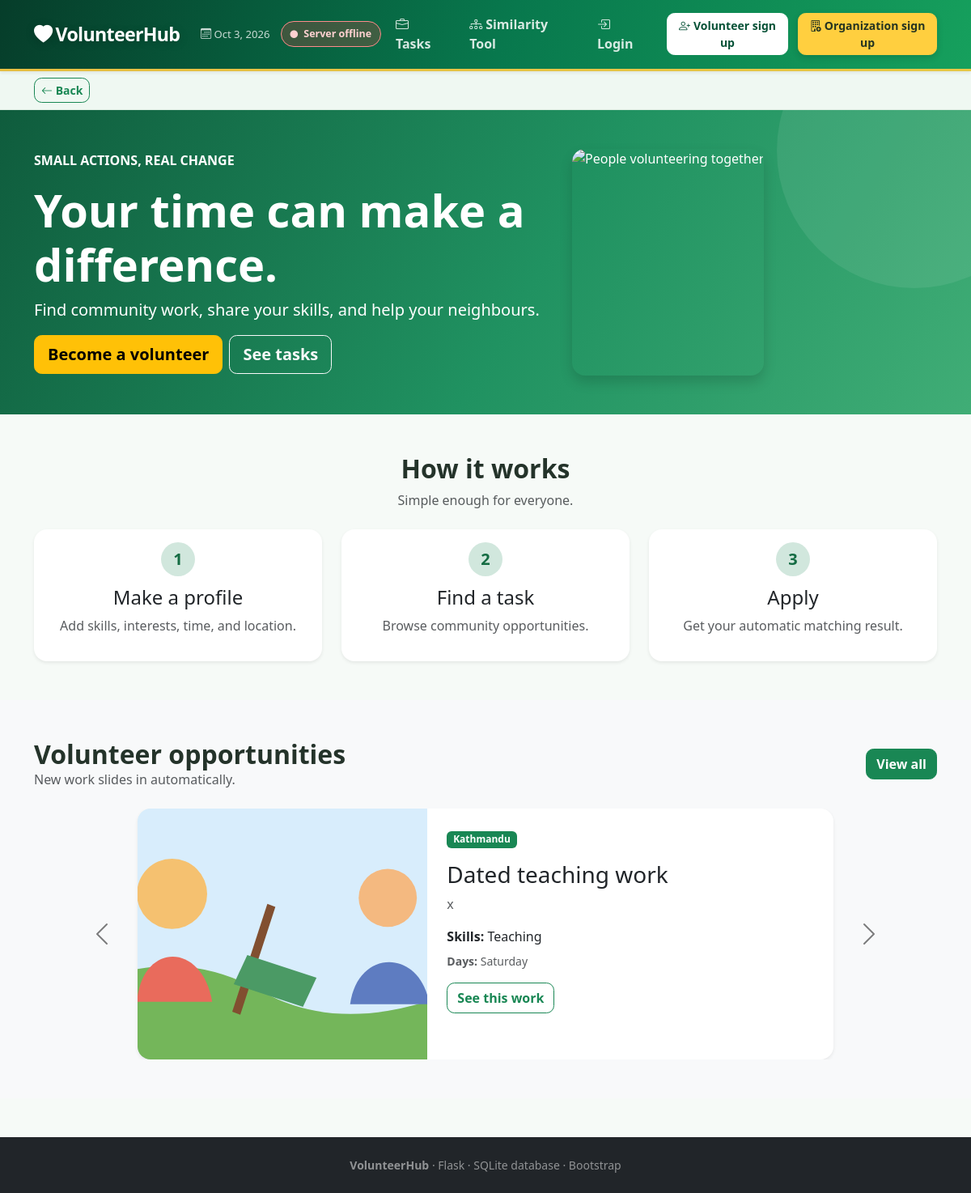
The page / on the database its author committed.
### tables this page shows
CREATE TABLE tasks (id INTEGER PRIMARY KEY AUTOINCREMENT, title TEXT NOT NULL, description TEXT NOT NULL, required_skills TEXT DEFAULT '', interests TEXT DEFAULT '', availability TEXT DEFAULT '', location TEXT DEFAULT '', image_filename TEXT, organization_id INTEGER, start_date TEXT, end_date TEXT);

### app.py (the view)
@app.route("/")
def home(): return render_template("index.html",tasks=db().execute("SELECT * FROM tasks ORDER BY id DESC LIMIT 10").fetchall())

### app.py (called while the page is built)
def db():
    if "db" not in g:
        g.db=sqlite3.connect(app.config["DATABASE"]); g.db.row_factory=sqlite3.Row
    return g.db

@app.teardown_appcontext
def close(error=None):
    if g.get("db"): g.db.close()

@app.context_processor
def nav():
    photo=None
    if session.get("role")=="volunteer":
        row=db().execute("SELECT photo_filename FROM volunteer_profiles WHERE user_id=?",(session["user_id"],)).fetchone(); photo=row["photo_filename"].replace("uploads/","") if row and row["photo_filename"] else None
    return {"nav_photo":photo,"unread_notifications":0}

### templates/index.html
{% extends 'base.html' %}{% block content %}
<section class="hero text-white"><div class="container py-5"><div class="row align-items-center g-4"><div class="col-lg-7"><p class="text-uppercase fw-semibold">Small actions, real change</p><h1 class="display-4 fw-bold">Your time can make a difference.</h1><p class="lead">Find community work, share your skills, and help your neighbours.</p><a class="btn btn-warning btn-lg me-2" href="{{url_for('register')}}">Become a volunteer</a><a class="btn btn-outline-light btn-lg" href="{{url_for('tasks')}}">See tasks</a></div><div class="col-lg-5"><img class="img-fluid rounded-4 shadow" src="https://images.unsplash.com/photo-1559027615-cd4628902d4a?auto=format&fit=crop&w=900&q=80" alt="People volunteering together"></div></div></div></section>
<section class="container py-5"><div class="text-center mb-4"><h2 class="fw-bold">How it works</h2><p class="text-muted">Simple enough for everyone.</p></div><div class="row g-4"><div class="col-md-4"><div class="card h-100 border-0 shadow-sm text-center p-3"><b class="step">1</b><h4>Make a profile</h4><p class="text-muted">Add skills, interests, time, and location.</p></div></div><div class="col-md-4"><div class="card h-100 border-0 shadow-sm text-center p-3"><b class="step">2</b><h4>Find a task</h4><p class="text-muted">Browse community opportunities.</p></div></div><div class="col-md-4"><div class="card h-100 border-0 shadow-sm text-center p-3"><b class="step">3</b><h4>Apply</h4><p class="text-muted">Get your automatic matching result.</p></div></div></div></section>
<section class="bg-light py-5"><div class="container"><div class="d-flex justify-content-between align-items-center mb-4"><div><h2 class="fw-bold mb-0">Volunteer opportunities</h2><p class="text-muted mb-0">New work slides in automatically.</p></div><a class="btn btn-success" href="{{url_for('tasks')}}">View all</a></div><div id="opportunityCarousel" class="carousel slide" data-bs-ride="carousel" data-bs-interval="3500"><div class="carousel-inner">{% for task in tasks %}<div class="carousel-item {% if loop.first %}active{% endif %}"><div class="card opportunity-card border-0 shadow-sm overflow-hidden"><div class="row g-0"><div class="col-md-5"><img class="opportunity-image" src="{{url_for('static',filename=task.image_filename or 'images/tasks/cleanup.svg')}}" alt="{{task.title}}"></div><div class="col-md-7"><div class="card-body p-4"><span class="badge text-bg-success">{{task.location}}</span><h3 class="mt-3">{{task.title}}</h3><p class="text-muted">{{task.description}}</p><p class="mb-2"><b>Skills:</b> {{task.required_skills}}</p><p class="small text-muted"><b>Days:</b> {{task.availability}}</p><a class="btn btn-outline-success" href="{{url_for('tasks')}}">See this work</a></div></div></div></div></div>{% endfor %}</div><button class="carousel-control-prev carousel-dark" type="button" data-bs-target="#opportunityCarousel" data-bs-slide="prev"><span class="carousel-control-prev-icon"></span><span class="visually-hidden">Previous</span></button><button class="carousel-control-next carousel-dark" type="button" data-bs-target="#opportunityCarousel" data-bs-slide="next"><span class="carousel-control-next-icon"></span><span class="visually-hidden">Next</span></button></div></div></section>
{% endblock %}

### static/css/style.css (style rules this page uses)
body { background: #f6faf7; color: #24332a; }
.hero { background: linear-gradient(120deg, #0f5c3d, #209261 55%, #40ad76); position: relative; overflow: hidden; }
.hero::after { content: ""; position: absolute; width: 340px; height: 340px; border-radius: 50%; background: rgba(255,255,255,.08); right: -100px; top: -120px; }
.hero .container { position: relative; z-index: 1; }
.hero img { min-height: 280px; object-fit: cover; }
.step { width: 42px; height: 42px; line-height: 42px; margin: 0 auto 12px; border-radius: 50%; background: #d1e7dd; color: #146c43; font-size: 1.25rem; }
.card { border-radius: 1rem; transition: transform .2s ease, box-shadow .2s ease; }
.opportunity-card { max-width: 860px; margin: 0 auto; }
.opportunity-image { width: 100%; height: 310px; object-fit: cover; background: #e9f5ee; }
.btn { border-radius: .6rem; font-weight: 600; }

### rows shown on the page
tasks: image_filename (picture), location "Kathmandu", title "Dated teaching work", description "x", required_skills "Teaching", availability "Saturday"
